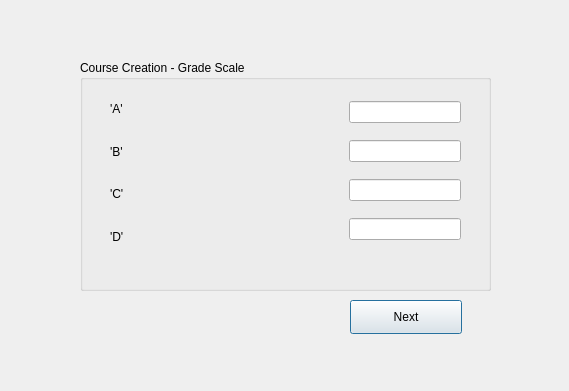
<?xml version="1.0" encoding="UTF-8"?>
<ui version="4.0">
 <class>Dialog</class>
 <widget class="QDialog" name="Dialog">
  <property name="geometry">
   <rect>
    <x>0</x>
    <y>0</y>
    <width>569</width>
    <height>391</height>
   </rect>
  </property>
  <property name="windowTitle">
   <string>Dialog</string>
  </property>
  <widget class="QGroupBox" name="courseCreationGroupBox">
   <property name="geometry">
    <rect>
     <x>80</x>
     <y>60</y>
     <width>411</width>
     <height>231</height>
    </rect>
   </property>
   <property name="title">
    <string>Course Creation - Grade Scale</string>
   </property>
   <widget class="QWidget" name="horizontalLayoutWidget">
    <property name="geometry">
     <rect>
      <x>30</x>
      <y>30</y>
      <width>351</width>
      <height>165</height>
     </rect>
    </property>
    <layout class="QHBoxLayout" name="horizontalLayout_2">
     <item>
      <layout class="QVBoxLayout" name="verticalLayout">
       <property name="rightMargin">
        <number>100</number>
       </property>
       <item>
        <widget class="QLabel" name="gradeALabel">
         <property name="text">
          <string>'A'</string>
         </property>
        </widget>
       </item>
       <item>
        <widget class="QLabel" name="gradeBLabel">
         <property name="text">
          <string>'B'</string>
         </property>
        </widget>
       </item>
       <item>
        <widget class="QLabel" name="gradeCLabel">
         <property name="text">
          <string>'C'</string>
         </property>
        </widget>
       </item>
       <item>
        <widget class="QLabel" name="gradeDLabel">
         <property name="text">
          <string>'D'</string>
         </property>
        </widget>
       </item>
      </layout>
     </item>
     <item>
      <layout class="QVBoxLayout" name="verticalLayout_2">
       <item>
        <widget class="QLineEdit" name="gradeAField">
         <property name="enabled">
          <bool>true</bool>
         </property>
         <property name="maximumSize">
          <size>
           <width>112</width>
           <height>16777215</height>
          </size>
         </property>
        </widget>
       </item>
       <item>
        <widget class="QLineEdit" name="gradeBField">
         <property name="enabled">
          <bool>true</bool>
         </property>
         <property name="maximumSize">
          <size>
           <width>112</width>
           <height>16777215</height>
          </size>
         </property>
        </widget>
       </item>
       <item>
        <widget class="QLineEdit" name="gradeCField">
         <property name="enabled">
          <bool>true</bool>
         </property>
         <property name="maximumSize">
          <size>
           <width>112</width>
           <height>16777215</height>
          </size>
         </property>
        </widget>
       </item>
       <item>
        <widget class="QLineEdit" name="gradeDField">
         <property name="enabled">
          <bool>true</bool>
         </property>
         <property name="maximumSize">
          <size>
           <width>112</width>
           <height>16777215</height>
          </size>
         </property>
        </widget>
       </item>
      </layout>
     </item>
    </layout>
   </widget>
   <zorder>horizontalSlider</zorder>
   <zorder>horizontalLayoutWidget</zorder>
  </widget>
  <widget class="QPushButton" name="nextButton">
   <property name="geometry">
    <rect>
     <x>350</x>
     <y>300</y>
     <width>112</width>
     <height>34</height>
    </rect>
   </property>
   <property name="text">
    <string>Next</string>
   </property>
  </widget>
 </widget>
 <resources/>
 <connections/>
</ui>
